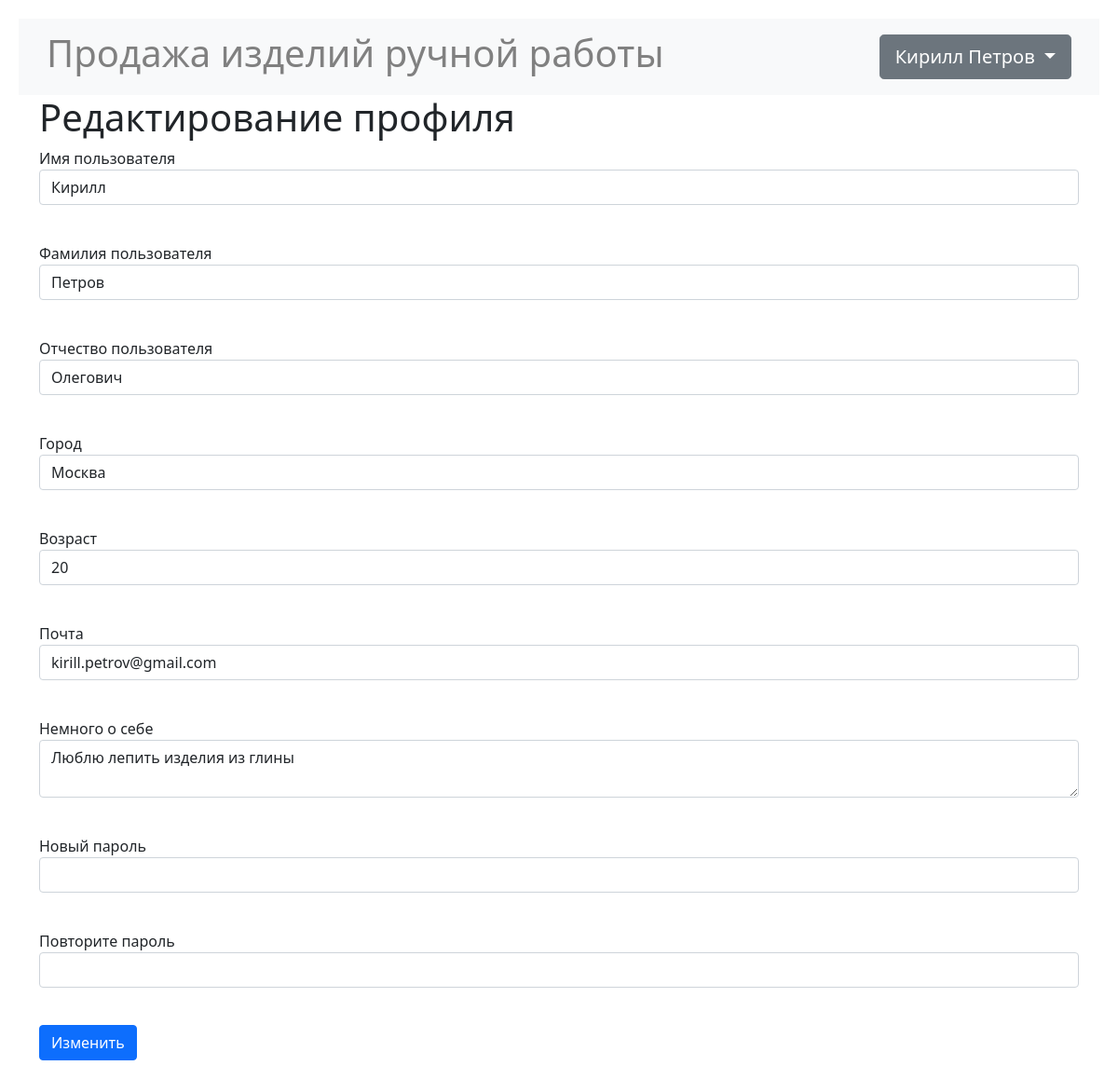
The app's page /profile_edit/5 (signed in) with its own data.
### data/users.py (models this page shows, shortened)
class User(SqlAlchemyBase, UserMixin, SerializerMixin):
    __tablename__ = 'users'
    id = sqlalchemy.Column(sqlalchemy.Integer,
                           primary_key=True, autoincrement=True)
    name = sqlalchemy.Column(sqlalchemy.String, nullable=True)
    surname = sqlalchemy.Column(sqlalchemy.String, nullable=True)
    patronymic = sqlalchemy.Column(sqlalchemy.String, nullable=True)
    city = sqlalchemy.Column(sqlalchemy.String, nullable=True)
    age = sqlalchemy.Column(sqlalchemy.Integer, nullable=True)
    email = sqlalchemy.Column(sqlalchemy.String,
                              index=True, unique=True, nullable=True)
    about = sqlalchemy.Column(sqlalchemy.String, nullable=True)
    hashed_password = sqlalchemy.Column(sqlalchemy.String, nullable=True)
    created_date = sqlalchemy.Column(sqlalchemy.DateTime,
                                     default=datetime.datetime.now)
    ads = orm.relation("Ad", back_populates='user')

### main.py (the view, shortened to what this page needs)
@app.route('/profile_edit/<int:id>', methods=['GET', 'POST'])
@login_required
def edit_profile(id):
    form = EditProfileForm()
    if request.method == "GET":
        db_sess = db_session.create_session()
        user = db_sess.query(User).filter(User.id == id,
                                          id == current_user.id).first()
        if user:
            form.name.data = user.name
            form.surname.data = user.surname
            form.patronymic.data = user.patronymic
            form.city.data = user.city
            form.age.data = user.age
            form.email.data = user.email
            form.about.data = user.about
        else:
            abort(404)
    return render_template('register.html',
                           title='Редактирование профиля', form=form)

### forms/user.py
class EditProfileForm(RegisterForm):
    password = PasswordField('Новый пароль', validators=[DataRequired()])
    submit = SubmitField('Изменить')

### data/db_session.py (called while the page is built)
def create_session() -> Session:
    global __factory
    return __factory()

### main.py (called while the page is built)
@login_manager.user_loader
def load_user(user_id):
    db_sess = db_session.create_session()
    return db_sess.query(User).get(user_id)

### templates/register.html (shortened to what this page needs)
{% extends "base.html" %}
{% block content %}
<h1>{{ title }}</h1>
<form action="" method="post">
    <p>
        {{ form.name.label }}<br>
        {{ form.name(class="form-control") }}<br>
    <p>
        {{ form.surname.label }}<br>
        {{ form.surname(class="form-control") }}<br>
    <p>
        {{ form.patronymic.label }}<br>
        {{ form.patronymic(class="form-control") }}<br>
    <p>
        {{ form.city.label }}<br>
        {{ form.city(class="form-control") }}<br>
    <p>
        {{ form.age.label }}<br>
        {{ form.age(class="form-control") }}<br>
    <p>
        {{ form.email.label }}<br>
        {{ form.email(class="form-control", type="email") }}<br>
    <p>
        {{ form.about.label }}<br>
        {{ form.about(class="form-control") }}<br>
    <p>
        {{ form.password.label }}<br>
        {{ form.password(class="form-control", type="password") }}<br>
    <p>
        {{ form.password_again.label }}<br>
        {{ form.password_again(class="form-control", type="password") }}<br>
    <p>{{ form.submit(type="submit", class="btn btn-primary") }}</p>
</form>
{% endblock %}

### templates/base.html (shortened to what this page needs)
<!doctype html>
<html lang="en">
<head>
    <link href="https://cdn.jsdelivr.net/npm/bootstrap@5.1.3/dist/css/bootstrap.min.css"
          rel="stylesheet"
>
    <link rel="stylesheet" type="text/css" href={{css}}>
    <link rel="stylesheet" type="text/css" href="/static/css/base.css">
</head>
<body>
<header>
    <nav class="navbar navbar-light bg-light">
        <span class="navbar-text h1" data-bs-toggle="tooltip"
              data-bs-placement="bottom" title="Перейти на главную страницу">
            <a href="/" class="base_title"
               style="color:grey; white-space: nowrap;">
                Продажа изделий ручной работы</a></span>
        {% if current_user.is_authenticated %}
        <div class="btn-group">
            <button type="button"
                    class="btn btn-secondary btn-lg dropdown-toggle"
                    data-bs-toggle="dropdown" aria-expanded="false">
                {{ current_user.name }} {{ current_user.surname }}
            </button>
        </div>
        {% else %}
        <p>
            <a class="btn btn-primary"
               href="/register">Зарегистрироваться</a>
            <a class="btn btn-success" href="/login">Войти</a>
        </p>
        {% endif %}
    </nav>
</header>
<main role="main" class="container">
    {% block content %}{% endblock %}
</main>
</body>
</html>

### static/css/base.css (style rules this page uses)
body { margin: 20px; }
.navbar { padding: 5px 30px; }
.base_title { text-decoration: none; }

### records on screen
User: name "Кирилл", surname "Петров", patronymic "Олегович", city "Москва", age "20", email "kirill.petrov@gmail.com", about "Люблю лепить изделия из глины"

### other values on screen
{{ title }} "Редактирование профиля"
